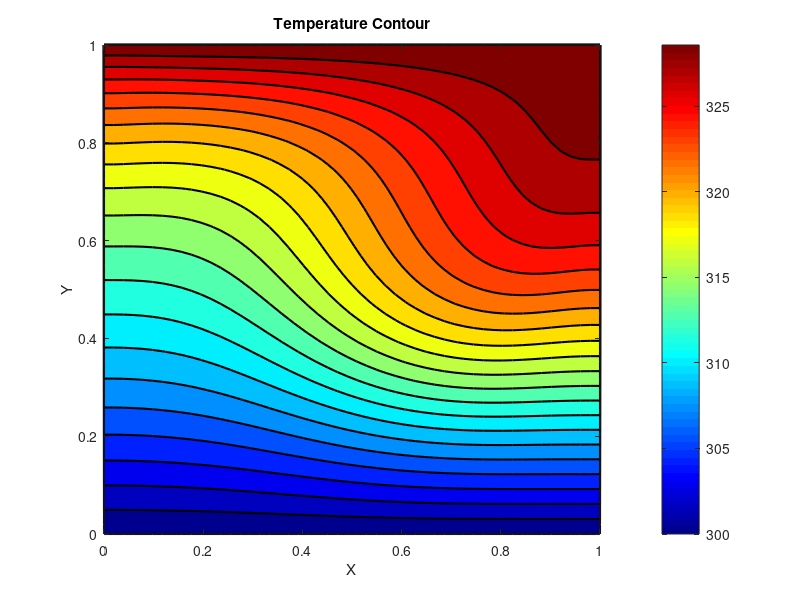

The MATLAB source for this figure:
clear; close all
%%**************steady state equation*******************
%%% GIVENS
Nx = 52; L = 1; Wall_Velocity = 10; % Nodes X; Domain Size; Velocity
rho = 1; mu = 0.01;  k=0.3; % Density; Dynamic Viscosity;
 maxIt = 50000; maxe = 1e-7; % Time Step; Max iter; Max error
%%% SETUP 1D GRID
Ny = Nx; h = L / (Nx - 1); x = 0:h:L; y = 0:h:L;
im = 1:Nx-2; i = 2:Nx-1; ip = 3:Nx; jm = 1:Ny-2; j = 2:Ny-1; jp = 3:Ny;
%%% PRELOCATE MATRICES
Vo = zeros(Nx, Ny); St = Vo; Vop = Vo; u = Vo; v = Vo; T = 300 * ones(Nx, Ny); % Initial temperature

%%% VELOCITY ON THE UPPER WALL (NO-SLIP CONDITION)
u(2:Nx-1, Ny) = Wall_Velocity;

%%% SOLVE LOOP SIMILAR TO GAUSS-SEIDEL METHOD
for iter = 1:maxIt
    %%% CREATE VELOCITY FROM STREAM FUNCTION
    u(i, j) = (St(i, jp) - St(i, jm)) / (2*h);
    v(i, j) = (-St(ip, j) + St(im, j)) / (2*h);

     T(1, 1:Ny) = T(2, 1:Ny);
    T(Nx, 1:Ny) = T(Nx-1, 1:Ny);
    T(1:Nx, 1) = 300; 
    T(1:Nx, Ny) = 330; 
    %%% TEMPERATURE EQUATION (ENERGY EQUATION)
    % Temporal discretization
    Tn = T;
    T(i,j) =(k * (Tn(ip, j) + Tn(im, j) + Tn(i, jp) + Tn(i, jm)) + ...
        max(u(i, j), 0) .* h .* Tn(im, j) + max(-u(i, j), 0) .* h .* Tn(ip, j) + ...
        max(v(i, j), 0) .* h .* Tn(i, jm) + max(-v(i, j), 0) .* h .* Tn(i, jp)) ./ ...
        (max(u(i, j), 0) .* h + max(-u(i, j), 0) .* h + max(v(i, j), 0) .* h + max(-v(i, j), 0) .* h + 4 * k);

 

    %%% SAVING THE VALUE OF VORTICITY AT THE LAST STEP
    Vop = Vo;

    %%% CREATE BOUNDARY CONDITIONS
    Vo(1:Nx, Ny) = -2 * St(1:Nx, Ny-1) / (h^2) - Wall_Velocity * 2 / h; % Top
    Vo(1:Nx, 1) = -2 * St(1:Nx, 2) / (h^2); % Bottom
    Vo(1, 1:Ny) = -2 * St(2, 1:Ny) / (h^2); % Left
    Vo(Nx, 1:Ny) = -2 * St(Nx-1, 1:Ny) / (h^2); % Right

    %%% PARTIALLY SOLVE VORTICITY TRANSPORT EQUATION
    Vo(i, j) = (mu / rho * (Vop(ip, j) + Vop(im, j) + Vop(i, jp) + Vop(i, jm)) + ...
        max(u(i, j), 0) .* h .* Vop(im, j) + max(-u(i, j), 0) .* h .* Vop(ip, j) + ...
        max(v(i, j), 0) .* h .* Vop(i, jm) + max(-v(i, j), 0) .* h .* Vop(i, jp)) ./ ...
        (max(u(i, j), 0) .* h + max(-u(i, j), 0) .* h + max(v(i, j), 0) .* h + max(-v(i, j), 0) .* h + 4 * mu / rho);

    %%% PARTIALLY SOLVE ELLIPTIC VORTICITY EQUATION FOR STREAM FUNCTION
    St(i, j) = (Vo(i, j) * h^2 + St(ip, j) + St(i, jp) + St(i, jm) + St(im, j)) / 4;


    %%% CHECK FOR CONVERGENCE
    if iter > 10
        error = max(max(Vo - Vop));
        if error < maxe
            break;
        end
    end
end

% Plot temperature contour
contourf(x, y, T', 20, 'LineWidth', 1.5);
colorbar;
colormap('jet');
xlabel('X');
ylabel('Y');
title('Temperature Contour');

